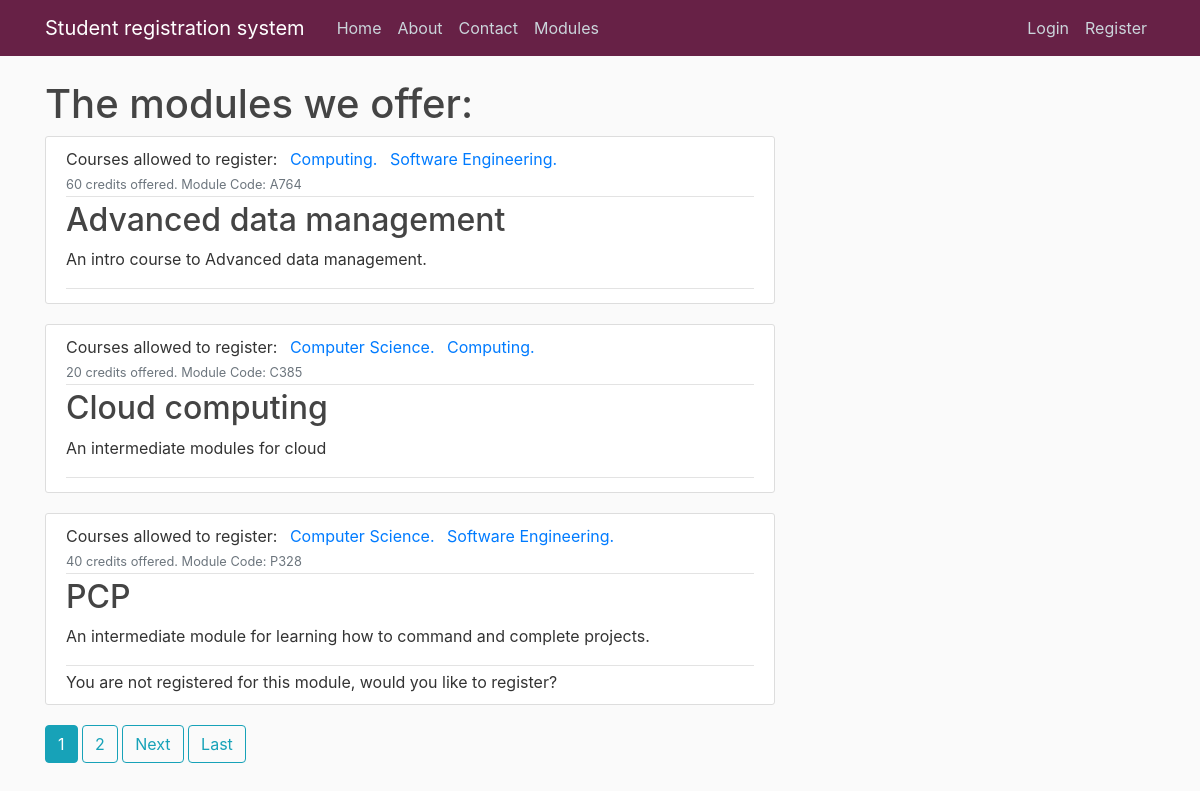
The page /modules on the database its author committed.
### ModuleRegistrationSystem/models.py (models this page shows, shortened)
class Module(models.Model):
    name = models.CharField(max_length= 40)
    code = models.CharField(max_length= 4, primary_key= 'code')
    credit = models.IntegerField(choices= [(20, 20), (40, 40), (60, 60)])
    category = models.CharField(max_length= 20, choices= [('In-person', 'In person'), ('Online', 'Online')])
    description = models.TextField()
    availability = models.BooleanField(default=True)
    coursesAllowedToRegister = models.ManyToManyField(Course)
    def __str__(self):
        return f'{self.name}'

class Course(models.Model):
    name = models.CharField(max_length = 20, primary_key= 'name')
    startDate = models.DateField(default = timezone.now)
    duration = models.CharField(max_length = 10 ,choices= [('1 year', '1 year'), ('2 years', '2 years'), ('3 years', '3 years')])
    description = models.TextField()
    def __str__(self):
        return f'{self.name}'

### ModuleRegistrationSystem/views.py (the view)
# urls.py: path('modules', ModuleListView.as_view(), name='modules'),
class ModuleListView(ListView):
        model = Module
        template_name = 'ModuleRegistrationSystem/modules.html'
        context_object_name = 'modules'
        ordering = ['code']
        paginate_by = 3

### ModuleRegistrationSystem/templates/ModuleRegistrationSystem/modules.html (shortened to what this page needs)
{% extends "ModuleRegistrationSystem/base.html" %}
{% block content %}
    <h1>The modules we offer:</h1>
{% for module in modules %}
    <article class="media content-section">
        <div class="media-body">
            <div class="article-metadata">
                <a class="mr-2">Courses allowed to register: {% for coursesAllowedToRegister in module.coursesAllowedToRegister.all %} <a class="mr-2" href="{% url 'ModuleRegistrationSystem:course-detail' coursesAllowedToRegister.name %}"> {{ coursesAllowedToRegister }}. </a>
                    {% endfor %}</a>
                <small class="text-muted">{{ module.credit }} credits offered. Module Code: {{ module.code }}</small>
            </div>
            <h2><a class="article-title" href="{% url 'ModuleRegistrationSystem:module-detail' module.code %}">{{ module }}</a></h2>
            <p class="article-content">{{ module.description }}</p>
            <div class="article-metadata"></div>
            {% for registration in module.moduleregistrations.all %}
                {% if user == registration.student %}
                    <a class="mr-2">You are already registered for this module, would you like to deregister?</a>
                {% else %}
                {% endif %}
                {% empty %}
                    <a class="mr-2">You are not registered for this module, would you like to register?</a>
            {% endfor %}
    </article>
{% endfor %}
{% if is_paginated %}
{% for num in page_obj.paginator.page_range %}
{% if page_obj.number == num %}
<a class="btn btn-info mb-4" href="?page={{num}}">{{num}}</a>
{% elif num > page_obj.number|add:'-3' and num < page_obj.number|add:'3' %}
<a class="btn btn-outline-info mb-4" href="?page={{num}}">{{num}}</a>
{% endif %}
{% endfor %}
{% if page_obj.has_next %}
<a class="btn btn-outline-info mb-4" href="?page={{page_obj.next_page_number}}">Next</a>
<a class="btn btn-outline-info mb-4" href="?page={{page_obj.paginator.num_pages}}">Last</a>
{% endif %}
{% endif %}
{% endblock content %}

### ModuleRegistrationSystem/static/css/styles.css (style rules this page uses)
html { position: relative; min-height: 100%; }
body { background: #fafafa; color: #333333; margin-top: 5rem; margin-bottom: 50px; }
h1, h2, h3, h4, h5, h6 { color: #444444; }
.content-section { background: #ffffff; padding: 10px 20px; border: 1px solid #dddddd; border-radius: 3px; margin-bottom: 20px; }
.article-title { color: #444444; }
.article-content { white-space: pre-line; }
.article-metadata { padding-bottom: 1px; margin-bottom: 4px; border-bottom: 1px solid #e3e3e3 }

### rows shown on the page
Module: credit "60", code "A764", name "Advanced data management", description "An intro course to Advanced data management."
Course: name "Computing"
Course: name "Software Engineering"
Module: credit "20", code "C385", name "Cloud computing", description "An intermediate modules for cloud"
Course: name "Computer Science"
Module: credit "40", code "P328", name "PCP", description "An intermediate module for learning how to command and complete projects."

### other values the page prints
{{ num }} "1"
{{ num }} "2"
